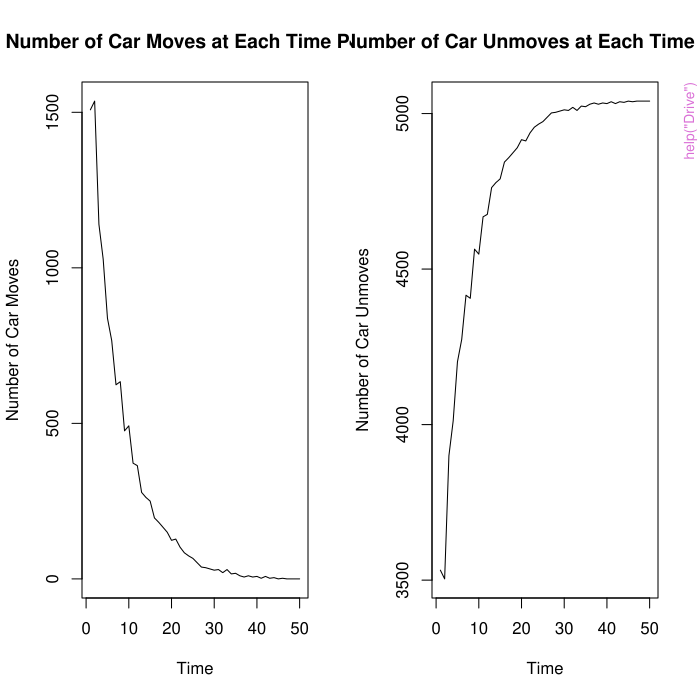

Write the R code that produced this figure.
pkgname <- "BMLpkg"
source(file.path(R.home("share"), "R", "examples-header.R"))
options(warn = 1)
library('BMLpkg')

assign(".oldSearch", search(), pos = 'CheckExEnv')
cleanEx()
nameEx("Blue")
### * Blue

flush(stderr()); flush(stdout())

### Name: Blue
### Title: Blue Car Moves
### Aliases: Blue
### Keywords: blue ~kwd2

### ** Examples

##---- Should be DIRECTLY executable !! ----
##-- ==>  Define data, use random,
##--	or do  help(data=index)  for the standard data sets.

## The function is currently defined as
function (matrix) 
{
    rightDirection = turn.mat.90left(matrix)
    rightDirection
    moved.up = oneUp.matrix(rightDirection)
    rotBack = turn.back.90right(moved.up)
    return(rotBack)
  }



cleanEx()
nameEx("Drive")
### * Drive

flush(stderr()); flush(stdout())

### Name: Drive
### Title: All Car Moves
### Aliases: Drive
### Keywords: BML ~kwd2

### ** Examples

Drive(50, 80, 90, 0.7)



cleanEx()
nameEx("Red")
### * Red

flush(stderr()); flush(stdout())

### Name: Red
### Title: Red Car Moves
### Aliases: Red
### Keywords: red ~kwd2

### ** Examples

##---- Should be DIRECTLY executable !! ----
##-- ==>  Define data, use random,
##--	or do  help(data=index)  for the standard data sets.

## The function is currently defined as
function (matrix) 
{
    changed.num.ratBack = swap(matrix)
    changed.num.ratBack
    Ready2Up = Turn2(changed.num.ratBack)
    Ready2Up
    Moved.right = oneUp.matrix(Ready2Up)
    Moved.right
    Origin.Dir = TurnBack2(Moved.right)
    Origin.Dir
    ready2plot = swap(Origin.Dir)
    return(ready2plot)
  }



### * <FOOTER>
###
cat("Time elapsed: ", proc.time() - get("ptime", pos = 'CheckExEnv'),"\n")
grDevices::dev.off()
###
### Local variables: ***
### mode: outline-minor ***
### outline-regexp: "\\(> \\)?### [*]+" ***
### End: ***
quit('no')
